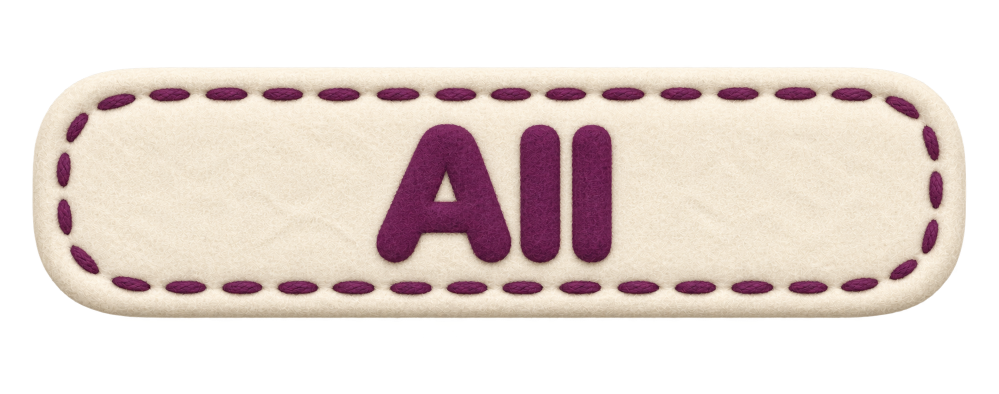
#> input picture docs/gorseller/site-tasarim/model-patches-v1/all-normal.png, 1997 x 788 px (shown at 1/2 size); its folder holds only this picture in this run
$ python felt_patches.py
#> lines starting #> are read from the running program, lines starting #| are printed output that depends on the picture
"""Codex's model-name felt patches (docs/gorseller/site-tasarim/model-patches-v1/) -> dashboard/public/models/*.webp.

Soft shadow pixels under the alpha threshold are dropped, the patch is cropped to what is left and scaled to 96 px high
(the pill shows it at 48 px). `<slug>-selected.png` becomes `<slug>-on.webp`.
"""
import pathlib
import sys

from PIL import Image

ROOT = pathlib.Path(__file__).resolve().parents[1]
SRC = ROOT / 'docs/gorseller/site-tasarim/model-patches-v1'
OUT = ROOT / 'dashboard/public/models'
HEIGHT = 96

OUT.mkdir(parents=True, exist_ok=True)
for png in sorted(SRC.glob('*.png')):
    im = Image.open(png).convert('RGBA')
#> im is the input picture: PIL image 1997x788 RGBA; mean R, G, B, A 126, 113.3, 107.3, 144.8
    a = im.getchannel('A').point(lambda v: 0 if v < 24 else v)
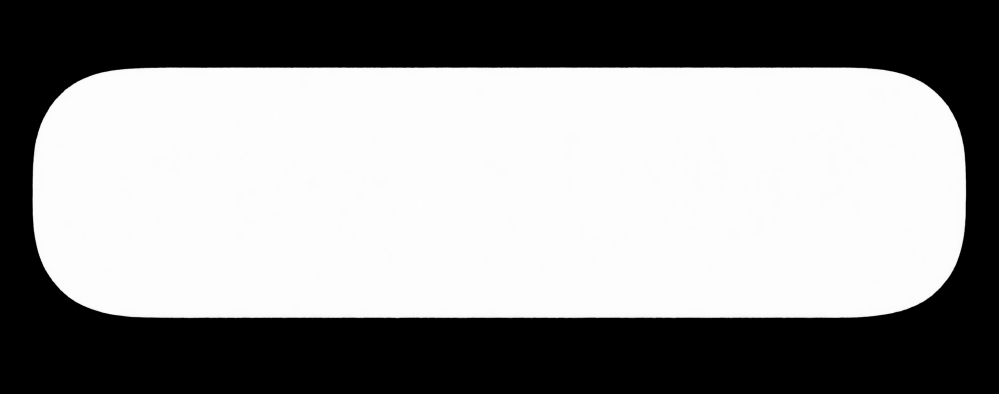
#> a: PIL image 1997x788 L (shown at 1/2 size); min 0, max 255, mean 144.8
    im.putalpha(a)
    im = im.crop(a.getbbox())
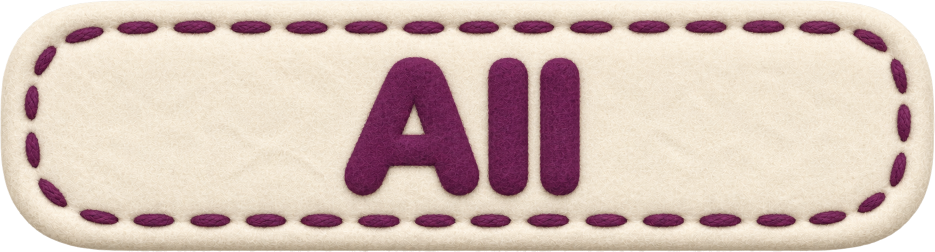
#> im: PIL image 1869x503 RGBA (shown at 1/2 size); mean R, G, B, A 205.9, 184.7, 175.6, 242.3; transparent parts drawn white
    im = im.resize((round(im.width * HEIGHT / im.height), HEIGHT), Image.LANCZOS)
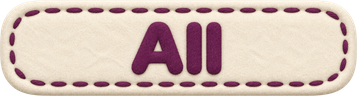
#> im: PIL image 357x96 RGBA; mean R, G, B, A 206, 185, 175.7, 242.5; transparent parts drawn white
    name = png.stem.replace('-normal', '').replace('-selected', '-on')
    im.save(OUT / f'{name}.webp', 'WEBP', quality=88, method=6)
    print(name, im.size, file=sys.stderr)

$ run again, on docs/gorseller/site-tasarim/model-patches-v1/all-selected.png
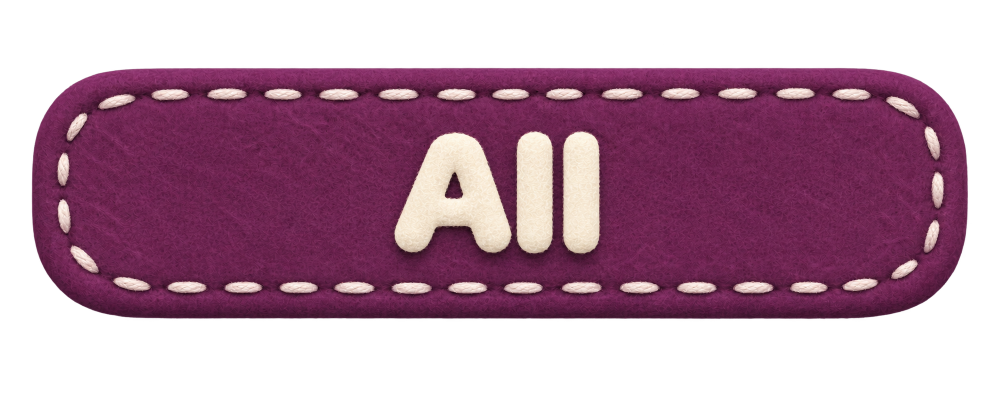
#> input picture docs/gorseller/site-tasarim/model-patches-v1/all-selected.png, 1996 x 788 px (shown at 1/2 size)
#> im is the input picture: PIL image 1996x788 RGBA; mean R, G, B, A 70.6, 33.6, 53.7, 145.2
#> `a = im.getchannel('A').point(lambda v: 0 if v < 24 else v)`:
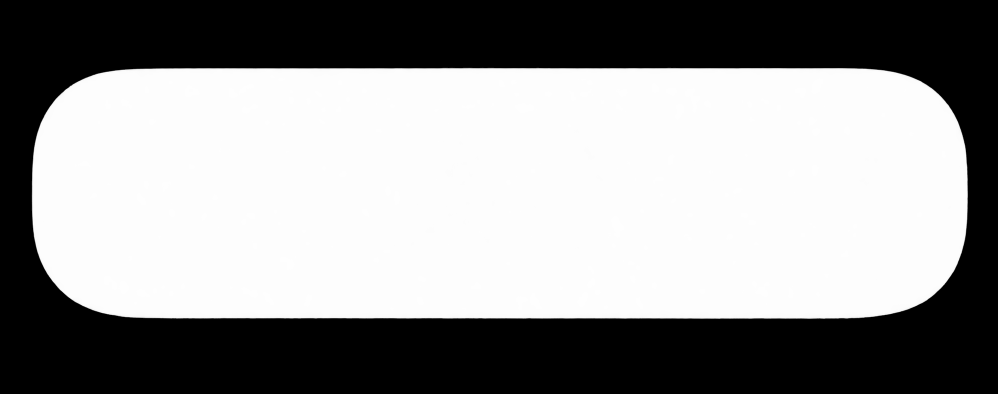
#> a: PIL image 1996x788 L (shown at 1/2 size); min 0, max 255, mean 145.1
#> `im = im.resize((round(im.width * HEIGHT / im.height), HEIGHT), Image.L..`:
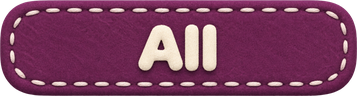
#> im: PIL image 357x96 RGBA; mean R, G, B, A 117.4, 56.2, 89.3, 242.5; transparent parts drawn white
